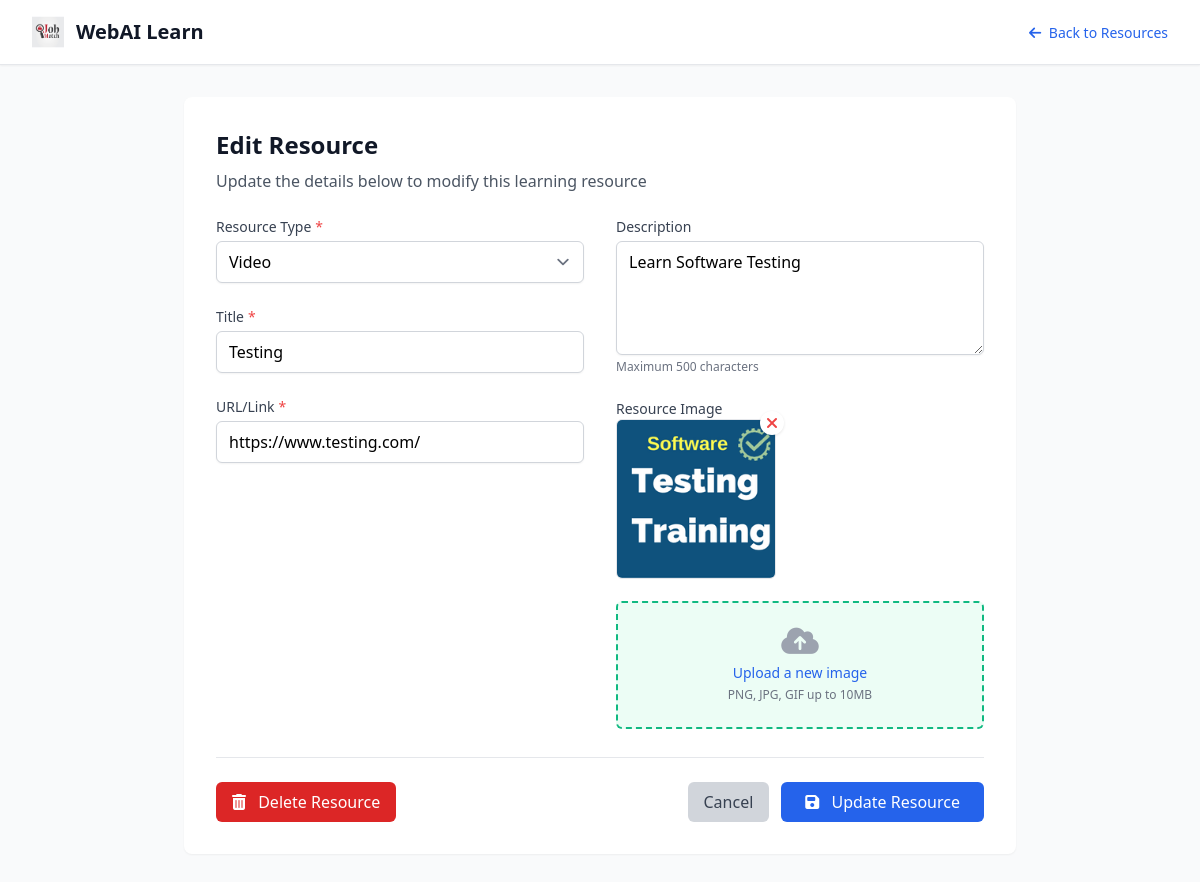
Before: /edit-resource/5 (signed in) with the older database file.
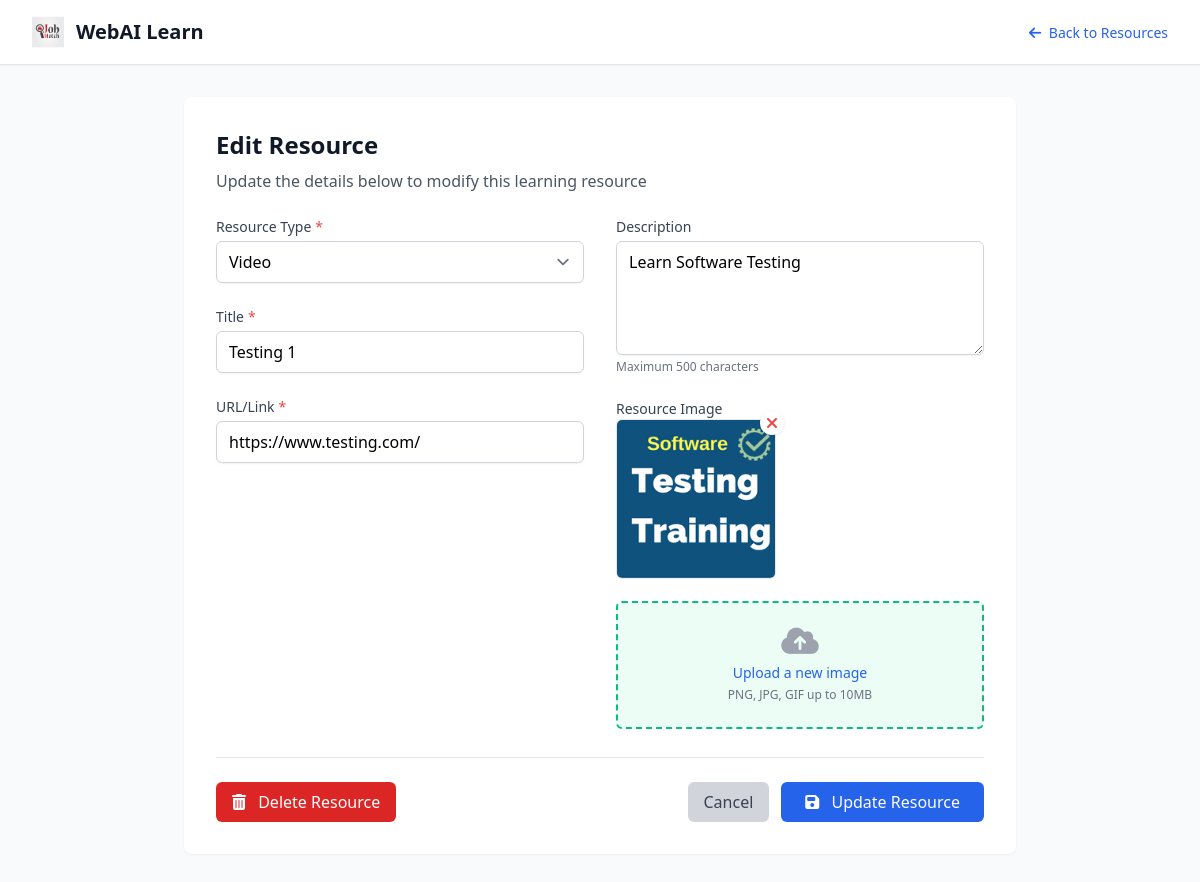
After: the same page with the newer database file.
### app.py (models this page shows)
class Resource(db.Model):
    __tablename__ = 'resources'
    id = db.Column(db.Integer, primary_key=True)
    resource_type = db.Column(db.String(20), nullable=False)
    title = db.Column(db.String(200), nullable=False)
    url = db.Column(db.String(500), nullable=False)
    description = db.Column(db.Text, nullable=True)
    image_path = db.Column(db.String(200), nullable=True)
    created_at = db.Column(db.DateTime, default=db.func.current_timestamp())
    updated_at = db.Column(db.DateTime, default=db.func.current_timestamp(),
                         onupdate=db.func.current_timestamp())

### app.py (the view, shortened to what this page needs)
@app.route('/edit-resource/<int:id>', methods=['GET', 'POST'])
@login_required
def edit_resource(id):
    if current_user.role != 'company':
        flash('Only company users can edit resources', 'error')
        return redirect(url_for('resources'))
    resource = Resource.query.get_or_404(id)
    return render_template('edit_resource.html', resource=resource)

### app.py (called while the page is built)
@login_manager.user_loader
def load_user(user_id):
    logger.debug(f'Loading user with ID: {user_id}')
    return User.query.get(int(user_id))

### Templates/edit_resource.html (shortened to what the changed rows need)
<!DOCTYPE html>
<html lang="en">
<head>
    <link href="https://cdnjs.cloudflare.com/ajax/libs/font-awesome/6.4.0/css/all.min.css" rel="stylesheet"/>
    <script src="https://cdn.tailwindcss.com/3.4.5?plugins=forms@0.5.7,typography@0.5.13,aspect-ratio@0.4.2,container-queries@0.1.1"></script>
</head>
<body class="bg-gray-50 font-sans">
    <div class="min-h-screen flex flex-col">
        <main class="flex-1 max-w-4xl w-full mx-auto px-4 sm:px-6 lg:px-8 py-8">
            <div class="bg-white rounded-lg shadow-sm overflow-hidden">
                <div class="p-6 md:p-8">
                    <h1 class="text-2xl font-bold text-gray-900 mb-2">Edit Resource</h1>
                    <form method="POST" action="{{ url_for('edit_resource', id=resource.id) }}" enctype="multipart/form-data" class="space-y-6" id="resourceForm">
                        <div class="grid grid-cols-1 md:grid-cols-2 gap-8">
                            <div class="space-y-6">
                                <div>
                                    <label class="block text-sm font-medium text-gray-700 required-field">Resource Type</label>
                                    <select name="resource_type" class="mt-1 block w-full rounded-md border-gray-300 shadow-sm focus:border-blue-500 focus:ring-blue-500 py-2 px-3" required>
                                        <option value="Video" {% if resource.resource_type == 'Video' %}selected{% endif %}>Video</option>
                                    </select>
                                </div>
                                <div>
                                    <label class="block text-sm font-medium text-gray-700 required-field">Title</label>
                                    <input type="text" name="title" value="{{ resource.title }}"
                                           class="mt-1 block w-full rounded-md border-gray-300 shadow-sm focus:border-blue-500 focus:ring-blue-500 py-2 px-3"
                                           placeholder="Enter resource title" required maxlength="100"/>
                                </div>
                                <div>
                                    <label class="block text-sm font-medium text-gray-700 required-field">URL/Link</label>
                                    <input type="url" name="url" value="{{ resource.url }}"
                                           class="mt-1 block w-full rounded-md border-gray-300 shadow-sm focus:border-blue-500 focus:ring-blue-500 py-2 px-3"
                                           placeholder="https://example.com" required/>
                                </div>
                            </div>
                            <div class="space-y-6">
                                <div>
                                    <label class="block text-sm font-medium text-gray-700">Description</label>
                                    <textarea name="description" class="mt-1 block w-full rounded-md border-gray-300 shadow-sm focus:border-blue-500 focus:ring-blue-500 py-2 px-3"
                                              rows="4" placeholder="Enter resource description" maxlength="500">{{ resource.description or '' }}</textarea>
                                    <p class="mt-1 text-xs text-gray-500">Maximum 500 characters</p>
                                </div>
                                <div>
                                    {% if resource.image_path %}
                                    <div class="current-image-container mb-3">
                                        <img src="{{ resource.image_path }}" alt="Current image" class="preview-image rounded-md border border-gray-200">
                                        <button type="button" id="remove-current-image" class="remove-image-btn text-red-500 hover:text-red-700">
                                            <i class="fas fa-times"></i>
                                        </button>
                                    </div>
                                    {% endif %}
                                </div>
                            </div>
                        </div>
                    </form>
                </div>
            </div>
        </main>
    </div>
</body>
</html>

Changed rows visible on the page:
changed Resource "Video": title "Testing" → "Testing 1"
